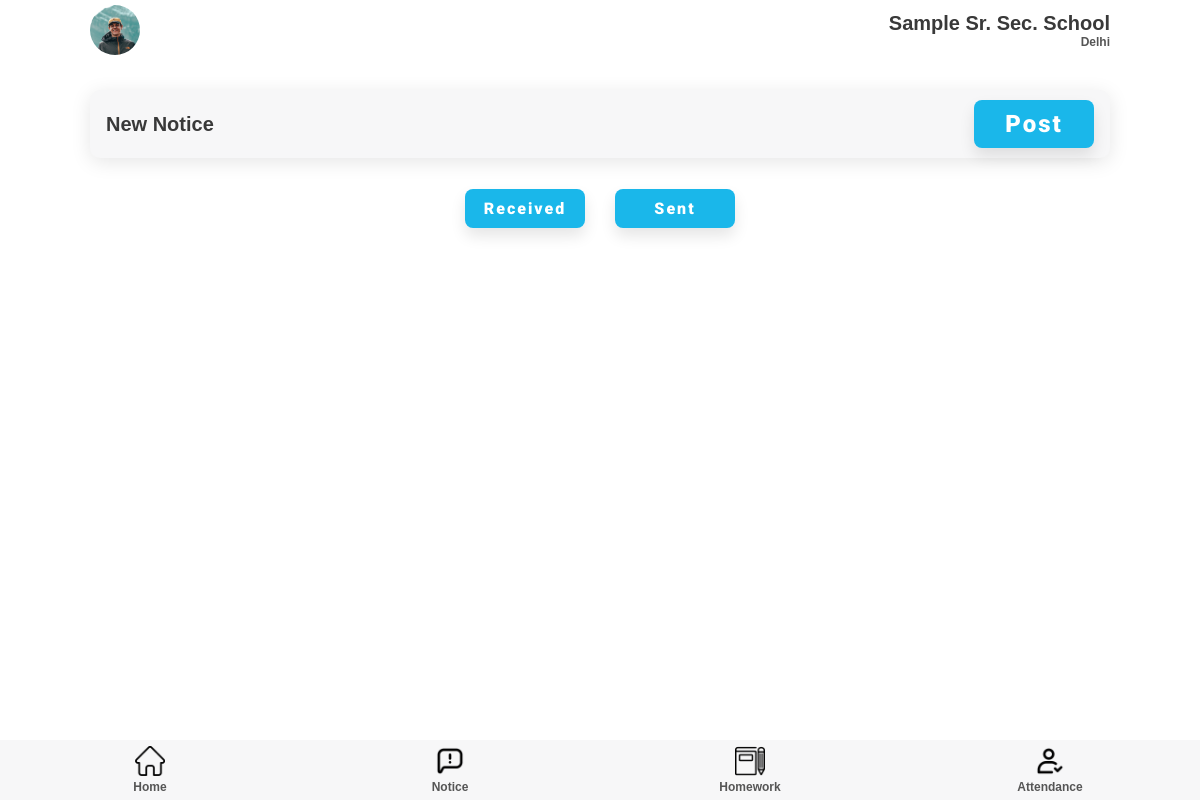
Page /notice/teacher/sent (signed in) on the earlier database version.
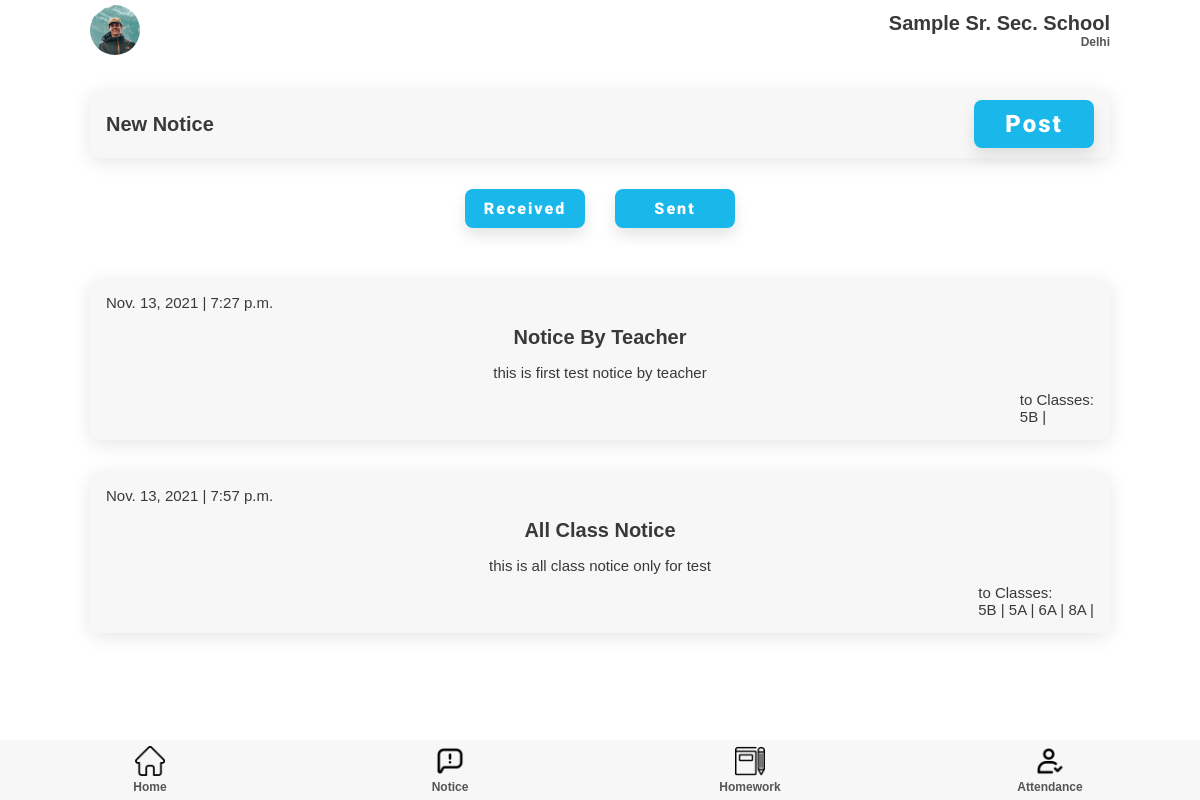
Same page on the later database version.
### notice/models.py (models this page shows)
class notice(models.Model):
        topic = models.CharField(max_length=200)
        desc = models.CharField(max_length=2000)
        date = models.DateTimeField(auto_now=True)
        posted_by = models.ForeignKey(User, on_delete=models.CASCADE, null=True)

class receiver(models.Model):
        note = models.ForeignKey(notice, on_delete=models.CASCADE)
        receiver = models.ForeignKey(classSection, on_delete=models.CASCADE)

### teacher/models.py (models this page shows)
class classSection(models.Model):
    Class = models.IntegerField()
    section = models.CharField(max_length=50)
    teacher = models.OneToOneField(teacher, on_delete=models.PROTECT)

### notice/views.py (the view)
# urls.py: path('teacher/<str:category>', views.teacherNotice, name='teacherNotice'),
def teacherNotice(request, category):
    if category == 'all':
        schoolobj = teacher.objects.get(user = request.user).school
        superadmin_qs = SuperAdmin.objects.filter(school = schoolobj)
        notice_qs = []
        for superadmin in superadmin_qs:
            notice_q = notice.objects.filter(posted_by = superadmin.user).values()
            print(notice_q)
            for item in notice_q:
                notice_qs.append(item)
        print(notice_qs)
        for notice_q in notice_qs:
            notice_q["receiver"] = receiver.objects.filter(note = notice_q["id"])
            notice_q["posted_by"] = User.objects.get(id = notice_q["posted_by_id"]).username
        print("last notice_qs: ", notice_qs)
        notice_qs.reverse()
        return render(request, 'teacherNotice.html', {'notices': notice_qs})
    elif category == 'sent':
        notice_qs = notice.objects.filter(posted_by = request.user).values()
        print(notice_qs)
        for notice_q in notice_qs:
            notice_q["receiver"] = receiver.objects.filter(note = notice_q["id"])
        print("last notice_qs:  ", notice_qs)
        notice_qs.reverse()
        return render(request, 'teacherNotice.html', {'notices': notice_qs})

### templates/teacher/teacherNotice.html (shortened to what this page needs)
{% extends 'attendance.html' %}
{% load static %}
{% block extra-head %}
    <link rel="stylesheet" href="{% static '/css/style.css' %}" />
    <link rel="stylesheet" href="{% static '/css/attendance.css' %}" />
    <link rel="stylesheet" href="{% static '/css/notice.css' %}" />
{% endblock extra-head %}
{% block content %}
<section id="main">
  <section id="start-att">
    <div class="component-back">
      <div>
        <h2>New Notice</h2>
      </div>
      <a href="{% url 'notice:createNotice' %}">
        <button class="btn btn-lg">Post</button>
      </a>
    </div>
  </section>
  <section class="notice-toggle">
    <div class="notice-buttons">
      <a href="{% url 'notice:teacherNotice' "all" %}"><button class="btn btn-md">Received</button></a>
      <a href="{% url 'notice:teacherNotice' "sent" %}"><button class="btn btn-md">Sent</button></a>
    </div>
  </section>
  <section id="home-menu">
    <div class="home-menu">
      {% for notice in notices %}
      <div class="menu-list notice-list">
        <p>{{ notice.date.date }} | {{ notice.date.time }} <br />
        </p>
        <h2>{{ notice.topic }}</h2>
        <p>{{ notice.desc }}</p>
        <p>to Classes: <br /> {% for class in notice.receiver %}{{class.receiver.Class}}{{class.receiver.section}} | {% endfor %}</p>
      </div>
      {% endfor %}
    </div>
  </section>
</section>
{% endblock content %}

### templates/teacher/attendance.html (shortened to what this page needs)
{% extends 'home.html' %} {% load static %}  {% block nav %}
<section id="nav">
  <nav class="top-navbar">
    <div class="profile-picture">
      <img src="{% static '/img/profile.jpg' %}" />
    </div>
    <div class="school-name">
      <h2>Sample Sr. Sec. School</h2>
      <h5 class="faded">Delhi</h5>
    </div>
  </nav>
</section>
{% endblock nav %}

### templates/teacher/home.html (shortened to what this page needs)
{% load static %}
<!DOCTYPE html>
<html lang="en">
  {% block head %}
  <head>
    <link
      rel="stylesheet"
      href="https://cdnjs.cloudflare.com/ajax/libs/font-awesome/6.0.0-beta2/css/all.min.css"
    />
    <link rel="stylesheet" href="{% static 'css/style.css' %}" />
    {% block extra-head %}{% endblock extra-head %}
  </head>
  {% endblock head %}
  <body>
    <section id="main">
      {% block nav %}{% endblock nav %}
    {% block content %}{% endblock content %}
      {% block nav-bottom %}
      <section id="bottom-nav">
        <nav class="bottom-navbar">
          <div class="nav-links">
            <div class="nav-button">
              <a href="{% url 'teacher:teacherhome' %}">
                <img src="{% static '/img/home.png' %}" />
                <h5 class="faded">Home</h5>
              </a>
            </div>
            <div class="nav-button">
              <a href="{% url 'notice:teacherNotice' "all" %}">
                <img src="{% static '/img/notice.png' %}" />
                <h5 class="faded">Notice</h5>
              </a>
            </div>
            <div class="nav-button">
              <a href="{% url 'homework:homeworkTeacher' %}">
                <img src="{% static 'img/homework.png' %}" />
                <h5 class="faded">Homework</h5>
              </a>
            </div>
            <div class="nav-button">
              <a href="{% url 'attendance:attendance' %}">
                <img src="{% static '/img/check.png' %}" />
                <h5 class="faded">Attendance</h5>
              </a>
            </div>
          </div>
        </nav>
      </section>
      {% endblock nav-bottom %}
    </section>
  </body>
</html>

### static/css/style.css (style rules this page uses)
:root { --dark-green: #1ab7ea; --light-green: #9cdabd; --dark-red: #fb3f4a; --light-red: #fb878e; --light-red: #2196f3; --light-grey: #f7f7f8; --dark-grey: #e7e7e8; --dark: #393939; --faded: #555555; --center-width: 85%; }
* { box-sizing: border-box; margin: 0; padding: 0; }
body { font-family: "Arial", sans-serif; -webkit-font-smoothing: antialiased; }
a { text-decoration: none; }
* { margin: 0; padding: 0; }
#main { margin: auto; margin-bottom: 60px; width: 100%; background-color: #fff; }
#nav { margin-bottom: 30px; }
.top-navbar { margin: auto; display: flex; justify-content: space-between; align-items: center; align-content: center; height: 60px; width: var(--center-width); }
.profile-picture { height: 50px; width: 50px; }
.profile-picture img { height: 100%; width: 100%; border-radius: 50px; object-fit: cover; }
.school-name { display: flex; flex-direction: column; align-items: flex-end; }
.home-menu, .goto { margin: 35px auto 0; width: var(--center-width); display: flex; flex-direction: column; justify-content: space-between; }
.menu-list, .component-back { background-color: var(--light-grey); border-radius: 10px; display: flex; justify-content: space-between; align-items: center; margin: 1em 0; padding: 10px 16px; transition: all 0.5s ease 0s; box-shadow: 0px 4px 20px rgba(0, 0, 0, 0.1); }
.bottom-navbar { margin: auto; position: fixed; bottom: 0; background-color: var(--light-grey); height: 60px; width: 100%; }
.nav-links { margin: auto; width: var(--center-width); display: flex; justify-content: space-between; width: 100%; }
.nav-button { height: 60px; width: 25%; display: flex; flex-direction: column; justify-content: space-around; align-items: center; transition: all 0.3s ease-in-out 0.1s; }
.nav-button > a { width: 100%; text-align: center; }
.nav-button img { height: 30px; }
.btn { display: inline-block; background: var(--dark-green); color: #fff; padding: 10px 15px; min-width: 120px; font-size: 1rem; text-align: center; border: none; cursor: pointer; outline: none; box-shadow: 0px 8px 15px rgba(0, 0, 0, 0.1); transition: all 0.3s ease 0s; border-radius: 8px; letter-spacing: 2px; font-family: "Roboto", sans-serif; font-weight: 900; }
.btn-lg { font-size: 1.5rem; }
.btn-md { font-size: 1rem; }
p { color: var(--dark); font-size: 15px; font-weight: 300; }
h2 { color: var(--dark); text-transform: capitalize; font-size: 20px; font-weight: 600; }
h5 { color: var(--dark); font-size: 12px; font-weight: 600; }
.faded { color: var(--faded); }

### static/css/attendance.css (style rules this page uses)
#start-att { width: 85%; margin: auto; }

### static/css/notice.css (style rules this page uses)
.notice-list { flex-direction: column; }
.notice-list > p:nth-child(1) { align-self: baseline; }
.notice-list > p:nth-child(4) { align-self: end; }
.notice-list > * { margin: 5px 0px; }
.notice-list h2 { margin: 10px 0; }
.notice-toggle { margin: auto; }
.notice-buttons { display: flex; justify-content: center; }
.notice-toggle .notice-buttons .btn { margin: 15px 15px 0 15px; }

Differences in the rows shown:
added notice: date "Nov. 13, 2021", date.time "7:27 p.m.", topic "Notice By Teacher", desc "this is first test notice by teacher"
added receiver: receiver.Class "5", receiver.section "B", shown under "Nov. 13, 2021"
added notice: date "Nov. 13, 2021", date.time "7:57 p.m.", topic "All Class Notice", desc "this is all class notice only for test"
added receiver: receiver.Class "5", receiver.section "B", shown under "Nov. 13, 2021"
added receiver: receiver.Class "5", receiver.section "A", shown under "Nov. 13, 2021"
added receiver: receiver.Class "6", receiver.section "A", shown under "Nov. 13, 2021"
added receiver: receiver.Class "8", receiver.section "A", shown under "Nov. 13, 2021"
